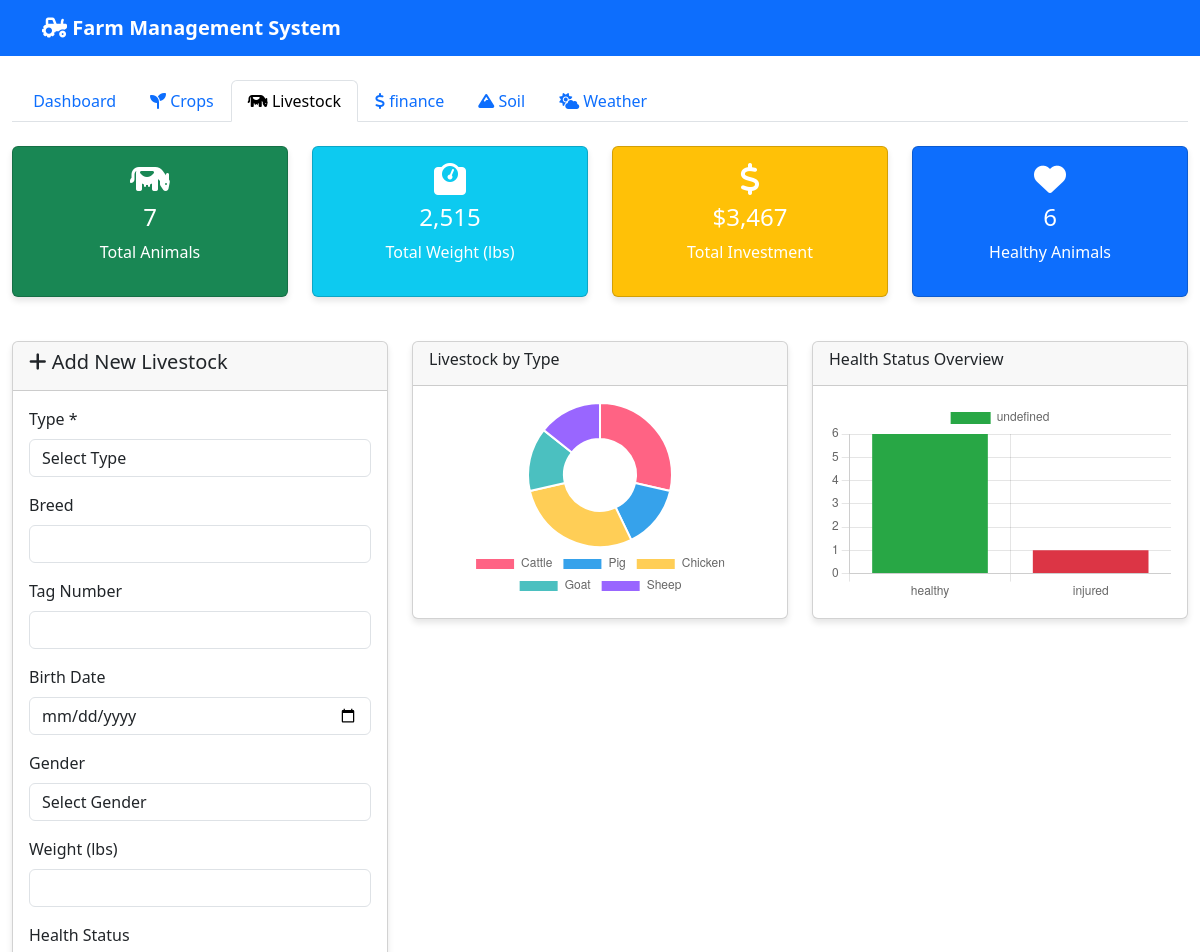
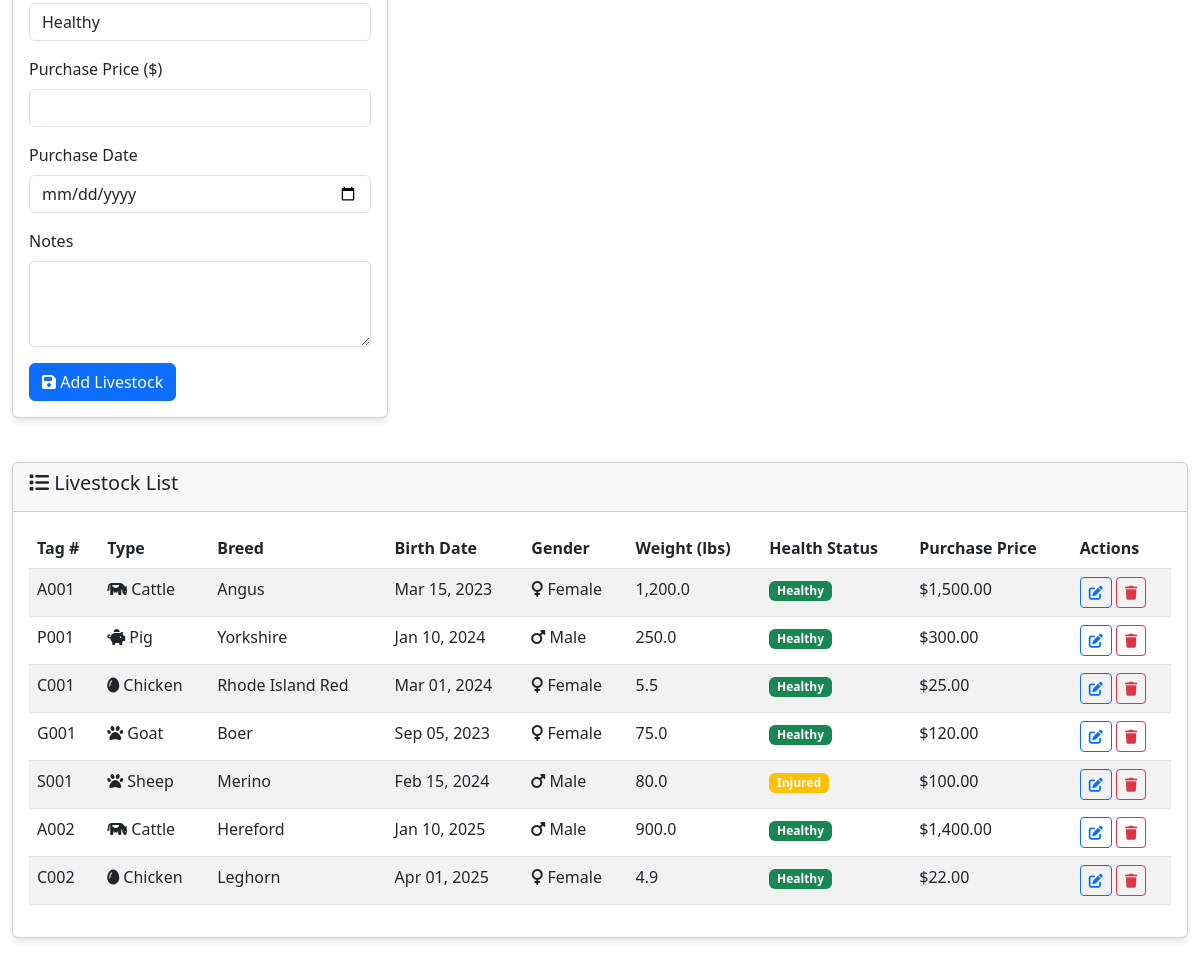
Page /index.php?tab=livestock on the committed database (2 pictures, top to bottom).
### tables this page shows
CREATE TABLE livestock (
    id INT AUTO_INCREMENT PRIMARY KEY,
    type VARCHAR(50) NOT NULL,
    breed VARCHAR(100),
    tag_number VARCHAR(50) UNIQUE,
    birth_date DATE,
    gender ENUM('male', 'female'),
    weight DECIMAL(8,2),
    health_status VARCHAR(100) DEFAULT 'healthy',
    purchase_price DECIMAL(10,2),
    purchase_date DATE,
    notes TEXT,
    created_at TIMESTAMP DEFAULT CURRENT_TIMESTAMP,
    updated_at TIMESTAMP DEFAULT CURRENT_TIMESTAMP ON UPDATE CURRENT_TIMESTAMP
);

### src/views/livestock.php (the view, shortened to what this page needs)
<?php
$stmt = $pdo->query("SELECT * FROM livestock ORDER BY created_at DESC");
$livestock = $stmt->fetchAll();
$edit_livestock = null;
?>
<div class="row">
    <div class="col-md-3">
        <div class="card bg-success text-white">
            <div class="card-body text-center">
                <i class="fas fa-cow fa-2x mb-2"></i>
                <h4><?= count($livestock) ?></h4>
                <p>Total Animals</p>
            </div>
        </div>
    </div>
    <div class="col-md-3">
        <div class="card bg-info text-white">
            <div class="card-body text-center">
                <i class="fas fa-weight fa-2x mb-2"></i>
                <h4><?= number_format(array_sum(array_column($livestock, 'weight')), 0) ?></h4>
                <p>Total Weight (lbs)</p>
            </div>
        </div>
    </div>
    <div class="col-md-3">
        <div class="card bg-warning text-white">
            <div class="card-body text-center">
                <i class="fas fa-dollar-sign fa-2x mb-2"></i>
                <h4>$<?= number_format(array_sum(array_column($livestock, 'purchase_price')), 0) ?></h4>
                <p>Total Investment</p>
            </div>
        </div>
    </div>
    <div class="col-md-3">
        <div class="card bg-primary text-white">
            <div class="card-body text-center">
                <i class="fas fa-heart fa-2x mb-2"></i>
                <h4><?= count(array_filter($livestock, function($l) { return $l['health_status'] === 'healthy'; })) ?></h4>
                <p>Healthy Animals</p>
            </div>
        </div>
    </div>
</div>
<div class="row mt-4">
    <div class="col-md-4">
        <div class="card">
            <div class="card-header">
                <h5><i class="fas fa-plus"></i> <?= $edit_livestock ? 'Edit' : 'Add New' ?> Livestock</h5>
            </div>
            <div class="card-body">
                <form method="POST">
                    <div class="mb-3">
                        <label class="form-label">Type *</label>
                        <select class="form-control" name="type" required>
                            <option value="">Select Type</option>
                        </select>
                    </div>
                    <div class="mb-3">
                        <label class="form-label">Breed</label>
                        <input type="text" class="form-control" name="breed"
                               value="<?= $edit_livestock['breed'] ?? '' ?>">
                    </div>
                    <div class="mb-3">
                        <label class="form-label">Tag Number</label>
                        <input type="text" class="form-control" name="tag_number"
                               value="<?= $edit_livestock['tag_number'] ?? '' ?>">
                    </div>
                    <div class="mb-3">
                        <label class="form-label">Birth Date</label>
                        <input type="date" class="form-control" name="birth_date"
                               value="<?= $edit_livestock['birth_date'] ?? '' ?>">
                    </div>
                    <div class="mb-3">
                        <label class="form-label">Gender</label>
                        <select class="form-control" name="gender">
                            <option value="">Select Gender</option>
                        </select>
                    </div>
                    <div class="mb-3">
                        <label class="form-label">Weight (lbs)</label>
                        <input type="number" step="0.1" class="form-control" name="weight"
                               value="<?= $edit_livestock['weight'] ?? '' ?>">
                    </div>
                    <div class="mb-3">
                        <label class="form-label">Health Status</label>
                        <select class="form-control" name="health_status">
                            <option value="healthy" <?= ($edit_livestock['health_status'] ?? 'healthy') === 'healthy' ? 'selected' : '' ?>>Healthy</option>
                        </select>
                    </div>
                    <div class="mb-3">
                        <label class="form-label">Purchase Price ($)</label>
                        <input type="number" step="0.01" class="form-control" name="purchase_price"
                               value="<?= $edit_livestock['purchase_price'] ?? '' ?>">
                    </div>
                    <div class="mb-3">
                        <label class="form-label">Purchase Date</label>
                        <input type="date" class="form-control" name="purchase_date"
                               value="<?= $edit_livestock['purchase_date'] ?? '' ?>">
                    </div>
                    <div class="mb-3">
                        <label class="form-label">Notes</label>
                        <textarea class="form-control" name="notes" rows="3"><?= $edit_livestock['notes'] ?? '' ?></textarea>
                    </div>
                    <button type="submit" class="btn btn-primary">
                        <i class="fas fa-save"></i> <?= $edit_livestock ? 'Update' : 'Add' ?> Livestock
                    </button>
                </form>
            </div>
        </div>
    </div>
    <div class="col-md-8">
        <div class="row">
            <div class="col-md-6">
                <div class="card">
                    <div class="card-header">
                        <h6>Livestock by Type</h6>
                    </div>
                    <div class="card-body">
                        <canvas id="livestockTypeChart" height="200"></canvas>
                    </div>
                </div>
            </div>
            <div class="col-md-6">
                <div class="card">
                    <div class="card-header">
                        <h6>Health Status Overview</h6>
                    </div>
                    <div class="card-body">
                        <canvas id="healthChart" height="200"></canvas>
                    </div>
                </div>
            </div>
        </div>
    </div>
</div>
<div class="row mt-4">
    <div class="col-12">
        <div class="card">
            <div class="card-header">
                <h5><i class="fas fa-list"></i> Livestock List</h5>
            </div>
            <div class="card-body">
                <div class="table-responsive table-container">
                    <table class="table table-striped">
                        <thead>
                            <tr>
                                <th>Tag #</th>
                                <th>Type</th>
                                <th>Breed</th>
                                <th>Birth Date</th>
                                <th>Gender</th>
                                <th>Weight (lbs)</th>
                                <th>Health Status</th>
                                <th>Purchase Price</th>
                                <th>Actions</th>
                            </tr>
                        </thead>
                        <tbody>
                            <?php foreach ($livestock as $animal): ?>
                            <tr>
                                <td><?= htmlspecialchars($animal['tag_number']) ?></td>
                                <td>
                                    <i class="fas fa-<?=
                                        $animal['type'] === 'Cattle' ? 'cow' :
                                        ($animal['type'] === 'Pig' ? 'piggy-bank' :
                                        ($animal['type'] === 'Chicken' ? 'egg' : 'paw'))
                                    ?>"></i>
                                    <?= htmlspecialchars($animal['type']) ?>
                                </td>
                                <td><?= htmlspecialchars($animal['breed']) ?></td>
                                <td><?= $animal['birth_date'] ? date('M d, Y', strtotime($animal['birth_date'])) : '-' ?></td>
                                <td>
                                    <i class="fas fa-<?= $animal['gender'] === 'male' ? 'mars' : 'venus' ?>"></i>
                                    <?= ucfirst($animal['gender']) ?>
                                </td>
                                <td><?= number_format($animal['weight'], 1) ?></td>
                                <td>
                                    <span class="badge bg-<?=
                                        $animal['health_status'] === 'healthy' ? 'success' :
                                        ($animal['health_status'] === 'sick' ? 'danger' :
                                        ($animal['health_status'] === 'injured' ? 'warning' : 'info'))
                                    ?>">
                                        <?= ucfirst($animal['health_status']) ?>
                                    </span>
                                </td>
                                <td>$<?= number_format($animal['purchase_price'], 2) ?></td>
                                <td>
                                    <a href="index.php?tab=livestock&edit=<?= $animal['id'] ?>" class="btn btn-sm btn-outline-primary">
                                        <i class="fas fa-edit"></i>
                                    </a>
                                    <a href="index.php?tab=livestock&delete&table=livestock&id=<?= $animal['id'] ?>"
                                       class="btn btn-sm btn-outline-danger"
                                       onclick="return confirm('Are you sure you want to delete this animal record?')">
                                        <i class="fas fa-trash"></i>
                                    </a>
                                </td>
                            </tr>
                            <?php endforeach; ?>
                        </tbody>
                    </table>
                </div>
            </div>
        </div>
    </div>
</div>
<script>
// Livestock Type Chart
<?php
$type_counts = array_count_values(array_column($livestock, 'type'));
?>
const livestockTypeData = {
    labels: <?= json_encode(array_keys($type_counts)) ?>,
    datasets: [{
        data: <?= json_encode(array_values($type_counts)) ?>,
        backgroundColor: ['#FF6384', '#36A2EB', '#FFCE56', '#4BC0C0', '#9966FF']
    }]
};
new Chart(document.getElementById('livestockTypeChart'), {
    type: 'doughnut',
    data: livestockTypeData,
    options: {
        responsive: true,
        maintainAspectRatio: false,
        plugins: {
            legend: { position: 'bottom' }
        }
    }
});
// Health Status Chart
<?php
$health_counts = array_count_values(array_column($livestock, 'health_status'));
?>
const healthData = {
    labels: <?= json_encode(array_keys($health_counts)) ?>,
    datasets: [{
        data: <?= json_encode(array_values($health_counts)) ?>,
        backgroundColor: ['#28A745', '#DC3545', '#FFC107', '#17A2B8']
    }]
};
new Chart(document.getElementById('healthChart'), {
    type: 'bar',
    data: healthData,
    options: {
        responsive: true,
        maintainAspectRatio: false,
        scales: {
            y: { beginAtZero: true }
        }
    }
});
</script>

### src/index.php (style rules this page uses)
.card { box-shadow: 0 4px 6px rgba(0, 0, 0, 0.1); margin-bottom: 20px; }
.table-container { max-height: 500px; overflow-y: auto; }

### rows in the picture
livestock: tag_number "A001", type "Cattle", breed "Angus", birth_date "Mar 15, 2023", gender "Female", weight "1,200.0", health_status "Healthy", purchase_price "1,500.00"
livestock: tag_number "P001", type "Pig", breed "Yorkshire", birth_date "Jan 10, 2024", gender "Male", weight "250.0", health_status "Healthy", purchase_price "300.00"
livestock: tag_number "C001", type "Chicken", breed "Rhode Island Red", birth_date "Mar 01, 2024", gender "Female", weight "5.5", health_status "Healthy", purchase_price "25.00"
livestock: tag_number "G001", type "Goat", breed "Boer", birth_date "Sep 05, 2023", gender "Female", weight "75.0", health_status "Healthy", purchase_price "120.00"
livestock: tag_number "S001", type "Sheep", breed "Merino", birth_date "Feb 15, 2024", gender "Male", weight "80.0", health_status "Injured", purchase_price "100.00"
livestock: tag_number "A002", type "Cattle", breed "Hereford", birth_date "Jan 10, 2025", gender "Male", weight "900.0", health_status "Healthy", purchase_price "1,400.00"
livestock: tag_number "C002", type "Chicken", breed "Leghorn", birth_date "Apr 01, 2025", gender "Female", weight "4.9", health_status "Healthy", purchase_price "22.00"

### other values in the picture
count($livestock) "7"
array_sum(array_column($livestock, 'weight')) "2,515"
array_sum(array_column($livestock, 'purchase_price')) "3,467"
chart data {{ json_encode(array_keys($type_counts)) }} ["Cattle","Pig","Chicken","Goat","Sheep"]
chart data {{ json_encode(array_values($type_counts)) }} [2,1,2,1,1]
chart data {{ json_encode(array_keys($health_counts)) }} ["healthy","injured"]
chart data {{ json_encode(array_values($health_counts)) }} [6,1]
